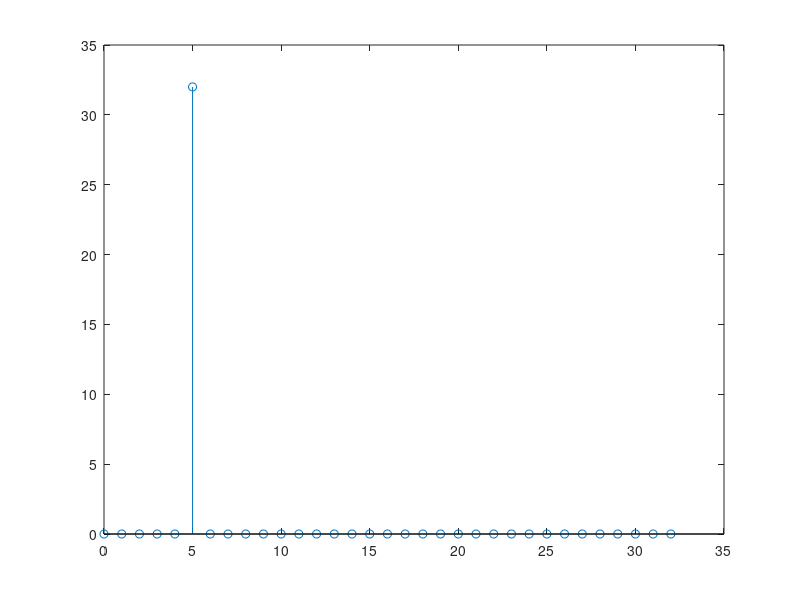

This figure's MATLAB source:
% Define fixed-point parameters 
wordLength = 16; 
fractionLength = 15; 

N = 64;

fs = N;
duration = 1;
t = 0:1/fs:(duration-(1/fs));
f1 = 5;
floatData = sin(2*pi*f1*t);

% Example floating-point data and twiddles 
% floatData = 0:1:N-1; 

fixedData = floatData * 2.^fractionLength; 

% Perform FFT (example function, replace with actual FFT implementation) 
fixedFFTResult = fft(fixedData); 

% Replace with fixed-point FFT function 
% Convert back to floating-point 
floatFFTResult = double(fixedFFTResult) / 2^fractionLength; 

% Display results 
figure(1);
k = 0:N/2;
freq = k*fs/N;
stem(freq, abs(floatFFTResult(1:(N/2)+1)));